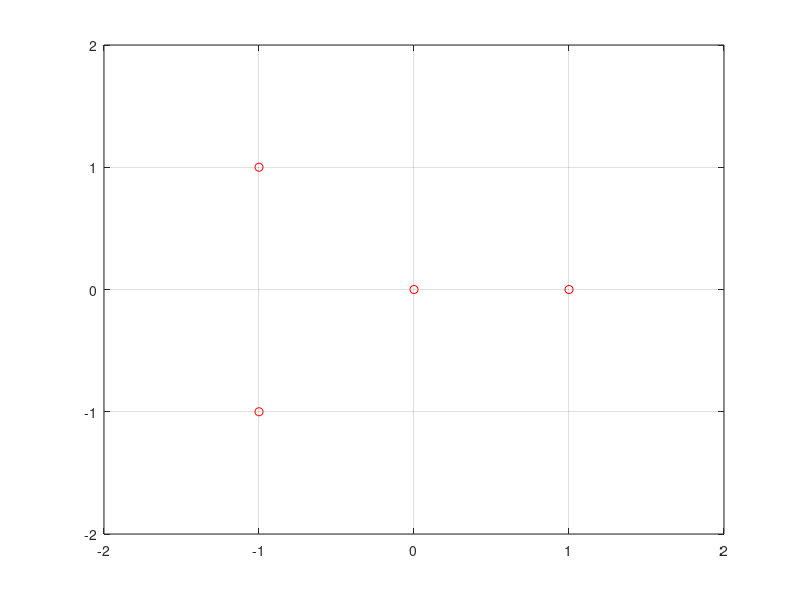

This figure's MATLAB source: (Note: this script raises an error after producing the figure.)
clear;clc

polinomio = [1 1 0 -2 0];
raices = [roots(polinomio)]
p = poly(raices)

x = -2:0.1:4;
y = x.^3 + x.^2 -2 ;

figure(1); 
plot(real(raices),imag(raices),'or')
axis([-2 2 -2 2])
grid on
ejes=gca; % Obtener los ejes del grafico
ejes.XAxisLocation = 'origin'; % Cambiar la posicion de los ejes
ejes.YAxisLocation = 'origin'; % Cambiar la posicion de los ejes
ejes.YLabel.String = 'eje imaginario';
ejes.XLabel.String = 'eje real';
title('plano complejo');

